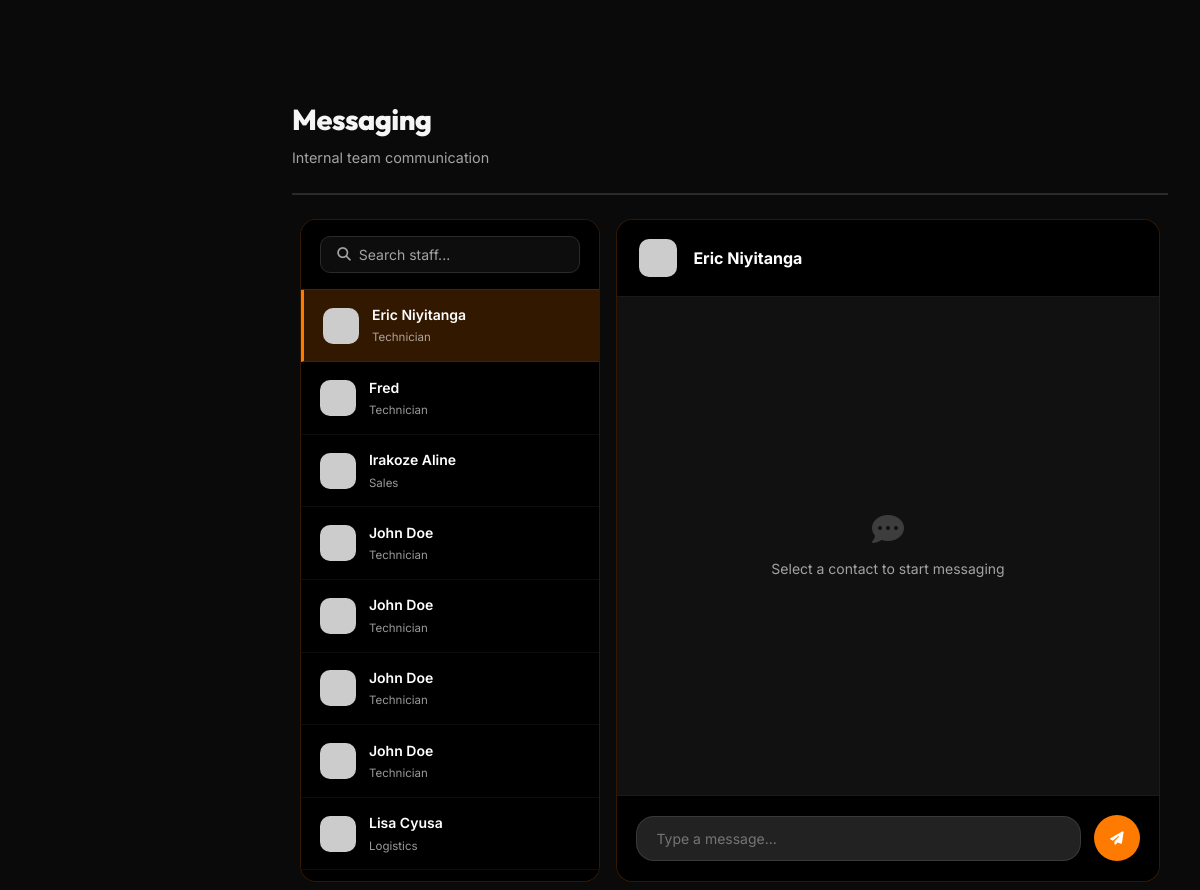
The app's page /messages.php (signed in) with its own data.
### tables this page shows
CREATE TABLE `staff` (
  `id` int(11) NOT NULL,
  `staff_code` varchar(20) DEFAULT NULL,
  `full_name` varchar(150) NOT NULL,
  `email` varchar(150) NOT NULL,
  `phone` varchar(30) DEFAULT NULL,
  `password` varchar(255) NOT NULL,
  `role` enum('admin','logistics','sales','technician','finance') DEFAULT 'sales',
  `department` varchar(100) DEFAULT NULL,
  `avatar` varchar(255) DEFAULT NULL,
  `status` enum('active','inactive','on_leave') DEFAULT 'active',
  `created_at` timestamp NOT NULL DEFAULT current_timestamp(),
  `updated_at` timestamp NOT NULL DEFAULT current_timestamp() ON UPDATE current_timestamp()
);

### messages.php (the view, shortened to what this page needs)
<?php
require_once 'config.php';
$staffList = $pdo->query("SELECT s.id,s.full_name,s.role,s.status,
    (SELECT COUNT(*) FROM messages WHERE sender_id=s.id AND receiver_id={$_SESSION['staff_id']} AND is_read=0) unread
    FROM staff s WHERE s.id != {$_SESSION['staff_id']} AND s.status='active' ORDER BY full_name")->fetchAll();
$chatWith = isset($_GET['with']) ? (int)$_GET['with'] : ($staffList[0]['id'] ?? 0);
?>
<!DOCTYPE html>
<html lang="en">
<head>
<link rel="stylesheet" href="https://cdnjs.cloudflare.com/ajax/libs/font-awesome/6.5.0/css/all.min.css">
<link rel="stylesheet" href="assets/css/style.css">
</head>
<body>
<main class="main-content fade-in" style="padding-bottom:0">
  <div class="page-header" style="margin-bottom:1rem">
    <div class="page-header-left"><h1>Messaging</h1><p>Internal team communication</p></div>
  </div>
  <div class="chat-layout">
    <div class="chat-sidebar">
      <div style="padding:1rem 1.2rem;border-bottom:1px solid var(--border)">
        <div class="filter-search"><i class="fas fa-search"></i><input type="text" id="contactSearch" placeholder="Search staff..."></div>
      </div>
      <div id="contactList">
      <?php foreach($staffList as $s): ?>
      <div class="chat-contact <?= $s['id']==$chatWith?'active':'' ?>" onclick="loadChat(<?= $s['id'] ?>, '<?= htmlspecialchars($s['full_name'],ENT_QUOTES) ?>')">
        <img src="https://ui-avatars.com/api/?name=<?= urlencode($s['full_name']) ?>&background=FF7A00&color=fff&size=36&bold=true" style="width:36px;height:36px;border-radius:10px">
        <div style="flex:1;min-width:0">
          <div class="c-name"><?= htmlspecialchars($s['full_name']) ?></div>
          <div class="c-role"><?= ucfirst($s['role']) ?></div>
        </div>
      </div>
      <?php endforeach; ?>
      </div>
    </div>
    <div class="chat-main">
      <div class="chat-header" id="chatHeader">
        <img src="https://ui-avatars.com/api/?name=Select+Staff&background=1a2235&color=fff&size=38&bold=true" id="chatAvatar" style="width:38px;height:38px;border-radius:10px">
        <div><div id="chatName" style="font-weight:700">Select a conversation</div><div id="chatRole" style="font-size:.78rem;color: #FF7A00"></div></div>
      </div>
      <div class="chat-body" id="chatBody">
        <div style="text-align:center;color:var(--muted);margin:auto;font-size:.875rem"><i class="fas fa-comment-dots" style="font-size:2rem;display:block;margin-bottom:.8rem;opacity:.3"></i>Select a contact to start messaging</div>
      </div>
      <div class="chat-footer">
        <textarea class="chat-input" id="chatInput" rows="1" placeholder="Type a message..." onkeydown="handleKey(event)"></textarea>
        <button class="chat-btn" onclick="sendMsg()"><i class="fas fa-paper-plane"></i></button>
      </div>
    </div>
  </div>
</main>
</body>
</html>

### assets/css/style.css (style rules this page uses)
:root { --primary: #FF7A00; --primary-dark: #E66E00; --primary-light: rgba(255, 122, 0, 0.15); --accent: #FF8C20; --accent-light: rgba(255, 140, 32, 0.12); --warning: #f59e0b; --warning-light: rgba(245, 158, 11, 0.12); --danger: #ef4444; --danger-light: rgba(239, 68, 68, 0.12); --success: #22c55e; --success-light: rgba(34, 197, 94, 0.12); --orange: #ea580c; --orange-light: rgba(234, 88, 12, 0.12); --purple: #9333ea; --purple-light: rgba(147, 51, 234, 0.12); --dark: #0a0a0a; --dark2: #121212; --card: #181818; --card2: #222222; --border: #2a2a2a; --border2: #333333; --text: #f5f5f5; --muted: #a3a3a3; --sidebar-w: 260px; --nav-h: 64px; }
*, *::before, *::after { box-sizing: border-box; margin: 0; padding: 0; }
html { font-size: 16px; }
body { font-family: 'Inter', sans-serif; background: var(--dark); color: var(--text); min-height: 100vh; line-height: 1.6; }
button { cursor: pointer; }
input, select, textarea { font-family: inherit; }
.main-content { margin-left: var(--sidebar-w); margin-top: var(--nav-h); transition: margin-left .3s cubic-bezier(.4,0,.2,1); min-height: calc(100vh - var(--nav-h)); padding: 2rem; background: var(--dark); }
.page-header { display: flex; align-items: flex-start; justify-content: space-between; margin-bottom: 2.5rem; flex-wrap: wrap; gap: 1.5rem; padding-bottom: 1.5rem; border-bottom: 2px solid var(--border); }
.page-header-left h1 { font-family: 'Outfit', sans-serif; font-size: 1.8rem; font-weight: 800; color: var(--text); letter-spacing: -0.5px; }
.page-header-left p { color: var(--muted); font-size: .9rem; margin-top: 0.25rem; }
.filter-search { display: flex; align-items: center; gap: .5rem; background: rgba(255,255,255,0.05); border: 1px solid var(--border); border-radius: 10px; padding: .55rem 1rem; min-width: 220px; }
.filter-search i { color: var(--muted); font-size: .85rem; }
.filter-search input { background:none; border:none; outline:none; color:var(--text); font-size:.875rem; flex:1; }
.filter-search input::placeholder { color:var(--muted); }
.fade-in { animation: fadeIn .4s ease; }

### messages.php (style rules this page uses)
.chat-layout { display:grid; grid-template-columns:300px 1fr; gap:1rem; height:calc(100vh - var(--nav-h) - 3.6rem); padding: 0.5rem; }
.chat-sidebar { background:#000; border:1px solid rgba(255,122,0,0.2); border-radius:16px; overflow-y:auto; color:#fff; }
.chat-main { background:#000; border:1px solid rgba(255,122,0,0.2); border-radius:16px; display:flex; flex-direction:column; color:#fff; }
.chat-contact { display:flex; align-items:center; gap:.8rem; padding:.9rem 1.2rem; cursor:pointer; transition:all .2s ease; border-bottom:1px solid rgba(255,255,255,0.05); }
.chat-contact.active { background:rgba(255,122,0,0.2); border-left: 3px solid #FF7A00; }
.chat-contact .c-name { font-size:.875rem; font-weight:600; color:#fff; }
.chat-contact .c-role { font-size:.72rem; color:rgba(255,255,255,0.6); margin-top:2px; }
.chat-header { display:flex; align-items:center; gap:1rem; padding:1.2rem 1.4rem; border-bottom:1px solid rgba(255,255,255,0.1); flex-shrink:0; background:#000; border-radius:16px 16px 0 0; }
.chat-body { flex:1; overflow-y:auto; padding:1.5rem; display:flex; flex-direction:column; gap:.8rem; background:#111; }
.chat-footer { padding:1.2rem; border-top:1px solid rgba(255,255,255,0.1); display:flex; gap:.8rem; align-items:center; flex-shrink:0; background:#000; border-radius:0 0 16px 16px; }
.chat-input { flex:1; background:#222; border:1px solid rgba(255,255,255,0.1); border-radius:18px; padding:.8rem 1.2rem; font-size:.875rem; resize:none; color:#fff; }
.chat-btn { background:#FF7A00; border:none; color:white; width:46px; height:46px; border-radius:23px; display:flex; align-items:center; justify-content:center; cursor:pointer; }

### records on screen
staff: full_name "Eric Niyitanga", role "Technician"
staff: full_name "Fred", role "Technician"
staff: full_name "Irakoze Aline", role "Sales"
staff: full_name "John Doe", role "Technician"
staff: full_name "John Doe", role "Technician"
staff: full_name "John Doe", role "Technician"
staff: full_name "John Doe", role "Technician"
staff: full_name "Lisa Cyusa", role "Logistics"
